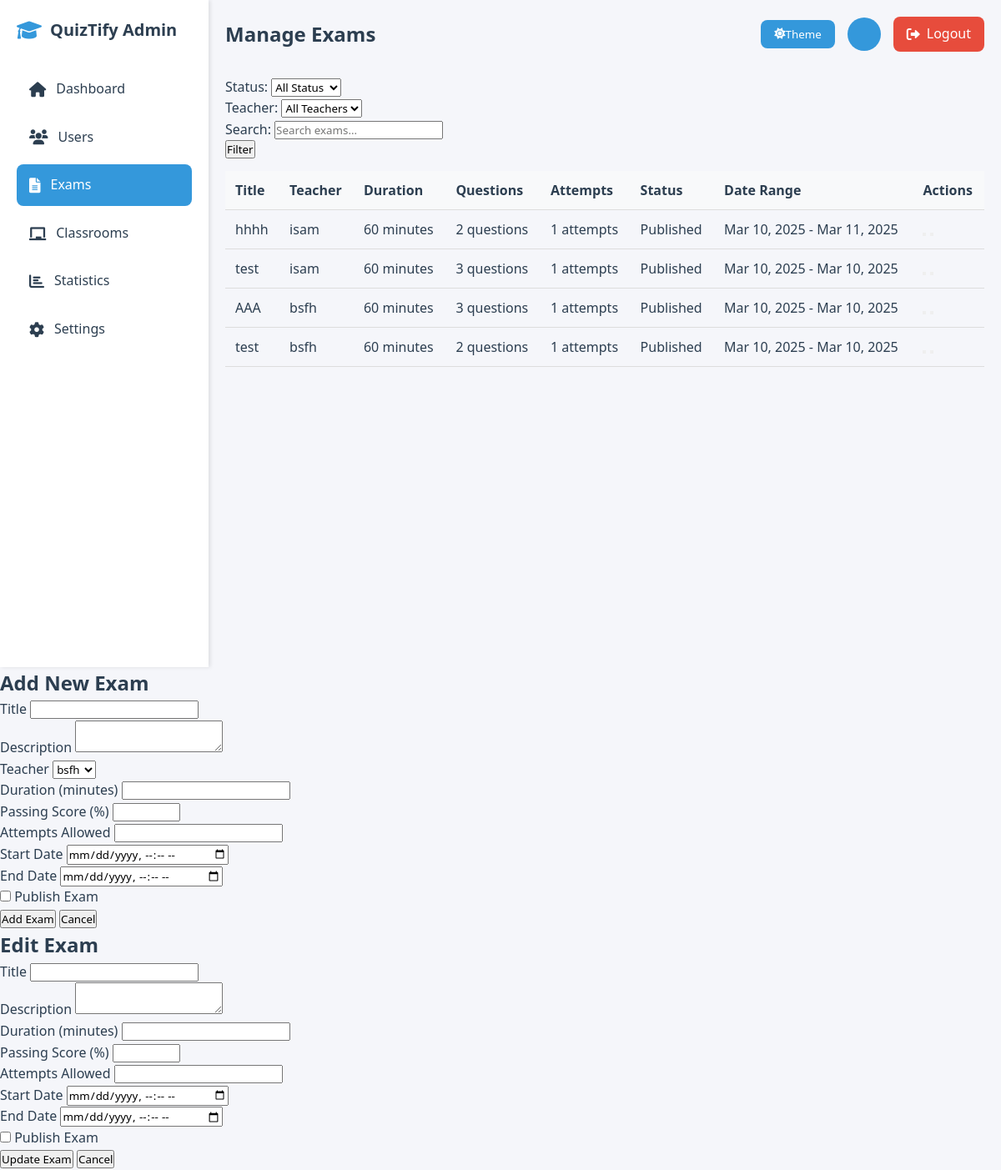
Screenshot of /admin/exams.php (signed in) with the database file from the repository.
### tables this page shows
CREATE TABLE `exams` (
  `id` int(11) NOT NULL,
  `title` varchar(255) NOT NULL,
  `description` text DEFAULT NULL,
  `is_published` tinyint(1) NOT NULL DEFAULT 0,
  `start_date` datetime NOT NULL,
  `end_date` datetime NOT NULL,
  `created_by` int(11) NOT NULL,
  `created_at` timestamp NOT NULL DEFAULT current_timestamp(),
  `total_points` enum('10','20','40','100') NOT NULL DEFAULT '10',
  `attempts_allowed` int(11) NOT NULL DEFAULT 1,
  `passing_score` int(11) NOT NULL DEFAULT 60,
  `has_timer` tinyint(1) DEFAULT 0,
  `duration_minutes` int(11) DEFAULT NULL
);

CREATE TABLE `users` (
  `id` int(11) NOT NULL,
  `username` varchar(50) NOT NULL,
  `password` varchar(255) NOT NULL,
  `email` varchar(100) NOT NULL,
  `role` enum('admin','teacher','student') NOT NULL DEFAULT 'student',
  `department` varchar(100) DEFAULT NULL,
  `status` enum('active','inactive') NOT NULL DEFAULT 'active',
  `full_name` varchar(100) NOT NULL,
  `created_at` timestamp NOT NULL DEFAULT current_timestamp(),
  `last_login` timestamp NULL DEFAULT NULL,
  `classroom_id` int(11) DEFAULT NULL,
  `is_approved` tinyint(1) DEFAULT 0
);

### admin/exams.php (the view, shortened to what this page needs)
<?php
$status_filter = isset($_GET['status']) ? $_GET['status'] : 'all';
$search = isset($_GET['search']) ? trim($_GET['search']) : '';
$page = isset($_GET['page']) ? (int)$_GET['page'] : 1;
$limit = 10;
$exams = [];
$teachers = [];
try {
    $conn = getDBConnection();
    $teachers = $conn->query("
        SELECT id, full_name, username
        FROM users
        WHERE role = 'teacher'
        ORDER BY full_name
    ")->fetchAll(PDO::FETCH_ASSOC);
    $where_conditions = ["1=1"];
    $params = [];
    $where_clause = implode(' AND ', $where_conditions);
    $offset = ($page - 1) * $limit;
    $sql = "
        SELECT e.*,
            u.full_name as teacher_name,
            (SELECT COUNT(*) FROM exam_attempts WHERE exam_id = e.id) as attempt_count,
            (SELECT COUNT(*) FROM questions WHERE exam_id = e.id) as question_count
        FROM exams e
        LEFT JOIN users u ON e.created_by = u.id
        WHERE $where_clause
        ORDER BY e.created_at DESC
        LIMIT ? OFFSET ?
    ";
    $stmt = $conn->prepare($sql);
    $stmt->execute(array_merge($params, [$limit, $offset]));
    $exams = $stmt->fetchAll(PDO::FETCH_ASSOC);
} catch(PDOException $e) {
    setFlashMessage('error', 'Database error: ' . $e->getMessage());
    $exams = [];
    $total_pages = 1;
}
?>
<!DOCTYPE html>
<html lang="en">
<head>
    <link rel="stylesheet" href="https://cdnjs.cloudflare.com/ajax/libs/font-awesome/6.0.0/css/all.min.css">
</head>
<body>
    <div class="dashboard-container">
        <div class="sidebar">
            <div class="logo">
                <i class="fas fa-graduation-cap"></i>
                <h2>QuizTify Admin</h2>
            </div>
            <nav>
                <a href="dashboard.php" class="nav-link">
                    <i class="fas fa-home"></i> Dashboard
                </a>
                <a href="users.php" class="nav-link">
                    <i class="fas fa-users"></i> Users
                </a>
                <a href="exams.php" class="nav-link active">
                    <i class="fas fa-file-alt"></i> Exams
                </a>
                <a href="classrooms.php" class="nav-link">
                    <i class="fas fa-chalkboard"></i> Classrooms
                </a>
                <a href="statistics.php" class="nav-link">
                    <i class="fas fa-chart-bar"></i> Statistics
                </a>
                <a href="settings.php" class="nav-link">
                    <i class="fas fa-cog"></i> Settings
                </a>
            </nav>
        </div>
        <div class="main-content">
            <div class="header">
                <h1 class="page-title">Manage Exams</h1>
                <div class="user-menu">
                    <button id="theme-toggle" class="theme-toggle">
                        <i class="fas fa-moon"></i> Theme
                    </button>
                    <div class="user-avatar">
                    </div>
                    <a href="../logout.php" class="logout-btn">
                        <i class="fas fa-sign-out-alt"></i> Logout
                    </a>
                </div>
            </div>
            <div class="filters">
                <form method="GET" class="filter-form">
                    <div class="filter-group">
                        <label>Status:</label>
                        <select name="status">
                            <option value="all" <?php echo $status_filter === 'all' ? 'selected' : ''; ?>>All Status</option>
                        </select>
                    </div>
                    <div class="filter-group">
                        <label>Teacher:</label>
                        <select name="teacher">
                            <option value="all">All Teachers</option>
                        </select>
                    </div>
                    <div class="filter-group">
                        <label>Search:</label>
                        <input type="text" name="search"
                               value="<?php echo htmlspecialchars($search); ?>"
                               placeholder="Search exams...">
                    </div>
                    <button type="submit" class="btn btn-primary">Filter</button>
                </form>
            </div>
            <div class="exams-table">
                <table class="table">
                    <thead>
                        <tr>
                            <th>Title</th>
                            <th>Teacher</th>
                            <th>Duration</th>
                            <th>Questions</th>
                            <th>Attempts</th>
                            <th>Status</th>
                            <th>Date Range</th>
                            <th>Actions</th>
                        </tr>
                    </thead>
                    <tbody>
                        <?php if (!empty($exams)): ?>
                            <?php foreach ($exams as $exam): ?>
                                <tr>
                                    <td><?php echo htmlspecialchars($exam['title']); ?></td>
                                    <td><?php echo htmlspecialchars($exam['teacher_name']); ?></td>
                                    <td><?php echo $exam['duration_minutes']; ?> minutes</td>
                                    <td><?php echo $exam['question_count']; ?> questions</td>
                                    <td><?php echo $exam['attempt_count']; ?> attempts</td>
                                    <td>
                                        <span class="status-badge status-<?php echo $exam['is_published'] ? 'published' : 'draft'; ?>">
                                            <?php echo $exam['is_published'] ? 'Published' : 'Draft'; ?>
                                        </span>
                                    </td>
                                    <td>
                                        <?php
                                        echo date('M d, Y', strtotime($exam['start_date'])) . ' - ' .
                                             date('M d, Y', strtotime($exam['end_date']));
                                        ?>
                                    </td>
                                    <td class="exam-actions">
                                        <button class="btn btn-warning" onclick='showEditModal(<?php echo htmlspecialchars(json_encode($exam)); ?>)'>
                                        </button>
                                        <button class="btn btn-danger" onclick="confirmDelete(<?php echo $exam['id']; ?>)">
                                        </button>
                                    </td>
                                </tr>
                            <?php endforeach; ?>
                        <?php else: ?>
                            <tr>
                                <td colspan="8" style="text-align: center;">No exams found</td>
                            </tr>
                        <?php endif; ?>
                    </tbody>
                </table>
            </div>
        </div>
    </div>
    <div id="addModal" class="modal">
        <div class="modal-content">
            <h2>Add New Exam</h2>
            <form action="" method="POST">
                <div class="form-group">
                    <label>Title</label>
                    <input type="text" name="title" required>
                </div>
                <div class="form-group">
                    <label>Description</label>
                    <textarea name="description" required></textarea>
                </div>
                <div class="form-group">
                    <label>Teacher</label>
                    <select name="teacher_id" required>
                        <?php foreach ($teachers as $teacher): ?>
                            <option value="<?php echo $teacher['id']; ?>">
                                <?php echo htmlspecialchars($teacher['full_name']); ?>
                            </option>
                        <?php endforeach; ?>
                    </select>
                </div>
                <div class="form-group">
                    <label>Duration (minutes)</label>
                    <input type="number" name="duration_minutes" required min="1">
                </div>
                <div class="form-group">
                    <label>Passing Score (%)</label>
                    <input type="number" name="passing_score" required min="0" max="100">
                </div>
                <div class="form-group">
                    <label>Attempts Allowed</label>
                    <input type="number" name="attempts_allowed" required min="1">
                </div>
                <div class="form-group">
                    <label>Start Date</label>
                    <input type="datetime-local" name="start_date" required>
                </div>
                <div class="form-group">
                    <label>End Date</label>
                    <input type="datetime-local" name="end_date" required>
                </div>
                <div class="checkbox-group">
                    <input type="checkbox" name="is_published" id="add_is_published">
                    <label for="add_is_published">Publish Exam</label>
                </div>
                <button type="submit" class="btn btn-primary">Add Exam</button>
                <button type="button" class="btn btn-danger" onclick="hideModal('addModal')">Cancel</button>
            </form>
        </div>
    </div>
    <div id="editModal" class="modal">
        <div class="modal-content">
            <h2>Edit Exam</h2>
            <form action="" method="POST">
                <div class="form-group">
                    <label>Title</label>
                    <input type="text" name="title" id="edit_title" required>
                </div>
                <div class="form-group">
                    <label>Description</label>
                    <textarea name="description" id="edit_description" required></textarea>
                </div>
                <div class="form-group">
                    <label>Duration (minutes)</label>
                    <input type="number" name="duration_minutes" id="edit_duration_minutes" required min="1">
                </div>
                <div class="form-group">
                    <label>Passing Score (%)</label>
                    <input type="number" name="passing_score" id="edit_passing_score" required min="0" max="100">
                </div>
                <div class="form-group">
                    <label>Attempts Allowed</label>
                    <input type="number" name="attempts_allowed" id="edit_attempts_allowed" required min="1">
                </div>
                <div class="form-group">
                    <label>Start Date</label>
                    <input type="datetime-local" name="start_date" id="edit_start_date" required>
                </div>
                <div class="form-group">
                    <label>End Date</label>
                    <input type="datetime-local" name="end_date" id="edit_end_date" required>
                </div>
                <div class="checkbox-group">
                    <input type="checkbox" name="is_published" id="edit_is_published">
                    <label for="edit_is_published">Publish Exam</label>
                </div>
                <button type="submit" class="btn btn-primary">Update Exam</button>
                <button type="button" class="btn btn-danger" onclick="hideModal('editModal')">Cancel</button>
            </form>
        </div>
    </div>
</body>
</html>

### admin/exams.php (style rules this page uses)
:root { --primary-color: #2c3e50; --secondary-color: #3498db; --success-color: #2ecc71; --danger-color: #e74c3c; --warning-color: #f1c40f; --light-color: #ecf0f1; --dark-color: #2c3e50; --background-color: #f5f6fa; --text-color: #2c3e50; --card-bg: #ffffff; --border-color: #ddd; --table-header-bg: #f8f9fa; --sidebar-bg: #ffffff; --sidebar-width: 250px; --nav-hover-bg: #f0f0f0; }
* { margin: 0; padding: 0; box-sizing: border-box; font-family: 'Segoe UI', Tahoma, Geneva, Verdana, sans-serif; }
body { background-color: var(--background-color); color: var(--text-color); transition: all 0.3s ease; line-height: 1.6; }
.dashboard-container { display: flex; min-height: 100vh; }
.sidebar { width: var(--sidebar-width); background: var(--sidebar-bg); padding: 20px; box-shadow: 2px 0 5px rgba(0,0,0,0.1); transition: all 0.3s ease; }
.logo { display: flex; align-items: center; gap: 10px; margin-bottom: 30px; }
.logo i { color: var(--secondary-color); font-size: 24px; }
.logo h2 { color: var(--text-color); font-size: 20px; }
.main-content { flex: 1; padding: 20px; transition: all 0.3s ease; }
.header { display: flex; justify-content: space-between; align-items: center; margin-bottom: 30px; }
.page-title { font-size: 24px; color: var(--text-color); }
.user-menu { display: flex; align-items: center; gap: 15px; }
.user-avatar { width: 40px; height: 40px; background: var(--secondary-color); border-radius: 50%; display: flex; align-items: center; justify-content: center; color: white; font-weight: bold; }
.table { width: 100%; border-collapse: collapse; margin-top: 15px; }
.table th, .table td { padding: 12px; text-align: left; border-bottom: 1px solid var(--border-color); }
.table th { background-color: var(--table-header-bg); font-weight: 600; color: var(--text-color); }
.nav-link { display: flex; align-items: center; padding: 12px 15px; color: var(--text-color); text-decoration: none; border-radius: 8px; margin-bottom: 8px; transition: all 0.3s ease; }
.nav-link i { margin-right: 12px; font-size: 18px; }
.nav-link.active { background: var(--secondary-color); color: white; }
.theme-toggle { display: flex; align-items: center; justify-content: center; padding: 8px 16px; border: none; border-radius: 8px; background: var(--secondary-color); color: white; cursor: pointer; transition: all 0.3s ease; }
.logout-btn { background: var(--danger-color); color: white; padding: 8px 16px; border-radius: 8px; text-decoration: none; transition: all 0.3s ease; display: inline-flex; align-items: center; gap: 8px; }
table th, table td { color: var(--text-color); }

### rows the page displays
exams: title "hhhh", created_by.full_name "isam", duration_minutes "60", question_count "2", attempt_count "1", is_published "Published", start_date "Mar 10, 2025", end_date "Mar 11, 2025"
exams: title "test", created_by.full_name "isam", duration_minutes "60", question_count "3", attempt_count "1", is_published "Published", start_date "Mar 10, 2025", end_date "Mar 10, 2025"
exams: title "AAA", created_by.full_name "bsfh", duration_minutes "60", question_count "3", attempt_count "1", is_published "Published", start_date "Mar 10, 2025", end_date "Mar 10, 2025"
exams: title "test", created_by.full_name "bsfh", duration_minutes "60", question_count "2", attempt_count "1", is_published "Published", start_date "Mar 10, 2025", end_date "Mar 10, 2025"

### other values shown
form field teacher_id "bsfh"
